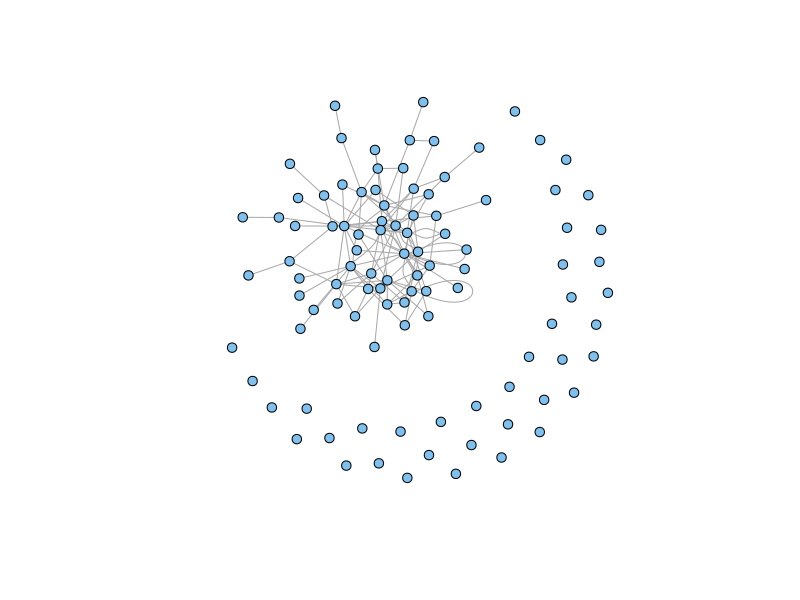
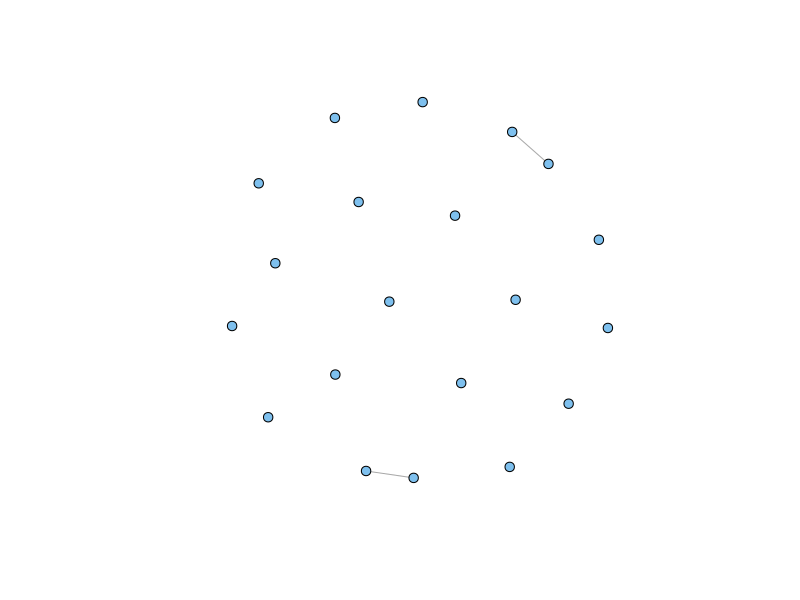
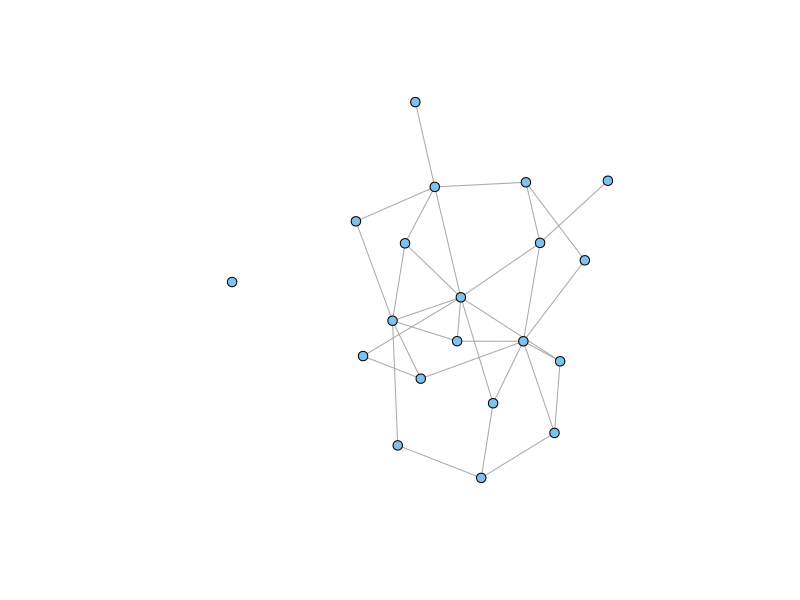

Recreate these plots in R, in order.
## ---- chunk 1
knitr::opts_chunk$set(echo = TRUE)
## ---- chunk 2
library(igraph)
set.seed(8675309)
rates <- rgamma(100, shape=2.5/5, scale=5)
deg <- rpois(100,lambda=rates)
g <- sample_degseq(deg, method="simple")
plot(g, vertex.size=5, vertex.label=NA, vertex.color="skyblue2")
## ---- chunk 3
ss <- sample(1:100, 20, replace=FALSE)
sg <- induced_subgraph(g,vids=ss)
sg <- simplify(sg)
plot(sg, vertex.size=5, vertex.label=NA, vertex.color="skyblue2")
## ---- chunk 4
sel <- c(3,4,9,16,17,18,19,21,22,25,61,62,64,67,68,85,87,88,92,94)
sg1 <- induced_subgraph(g,vids=sel)
sg1 <- simplify(sg1)
plot(sg1, vertex.size=5, vertex.label=NA, vertex.color="skyblue2")
